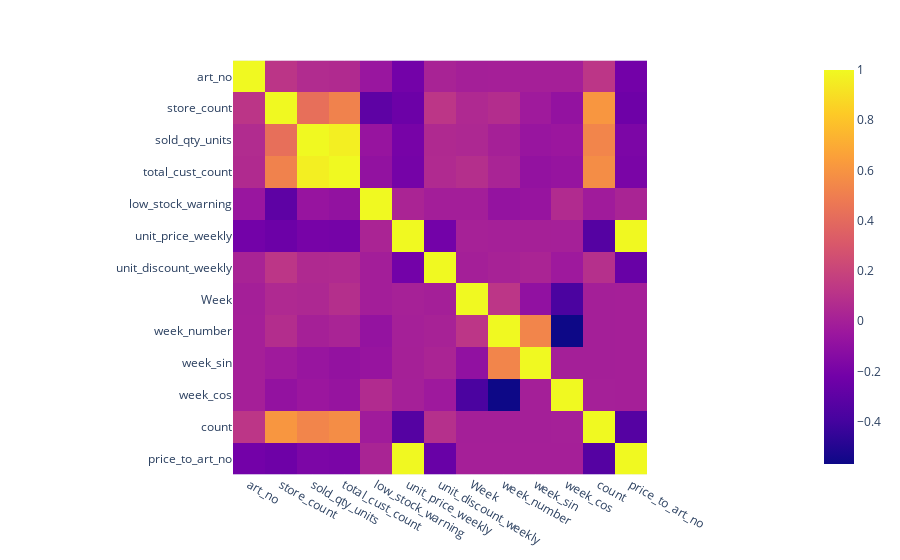

Notebook cell for this chart:
### Code cell
#correlation matrix
fig = px.imshow(result.corr())
fig.show()

### Figure 1 — Plotly figure (JSON) as saved in the notebook; plotly's stock layout.template omitted (floating-point values rounded to 4 significant figures; data arrays with more than 128 entries replaced by an {"elided": "..."} marker saying what was removed)
{"data": [{"coloraxis": "coloraxis", "hovertemplate": "x: %{x}<br>y: %{y}<br>color: %{z}<extra></extra>", "name": "0", "type": "heatmap", "x": ["art_no", "store_count", "sold_qty_units", "total_cust_count", "low_stock_warning", "unit_price_weekly", "unit_discount_weekly", "Week", "week_number", "week_sin", "week_cos", "count", "price_to_art_no"], "xaxis": "x", "y": ["art_no", "store_count", "sold_qty_units", "total_cust_count", "low_stock_warning", "unit_price_weekly", "unit_discount_weekly", "Week", "week_number", "week_sin", "week_cos", "count", "price_to_art_no"], "yaxis": "y", "z": {"elided": "13x13 float values"}}], "layout": {"coloraxis": {"colorscale": [[0, "#0d0887"], [0.1111, "#46039f"], [0.2222, "#7201a8"], [0.3333, "#9c179e"], [0.4444, "#bd3786"], [0.5556, "#d8576b"], [0.6667, "#ed7953"], [0.7778, "#fb9f3a"], [0.8889, "#fdca26"], [1, "#f0f921"]]}, "margin": {"t": 60}, "xaxis": {"anchor": "y", "constrain": "domain", "domain": [0, 1], "scaleanchor": "y"}, "yaxis": {"anchor": "x", "autorange": "reversed", "constrain": "domain", "domain": [0, 1]}}}
